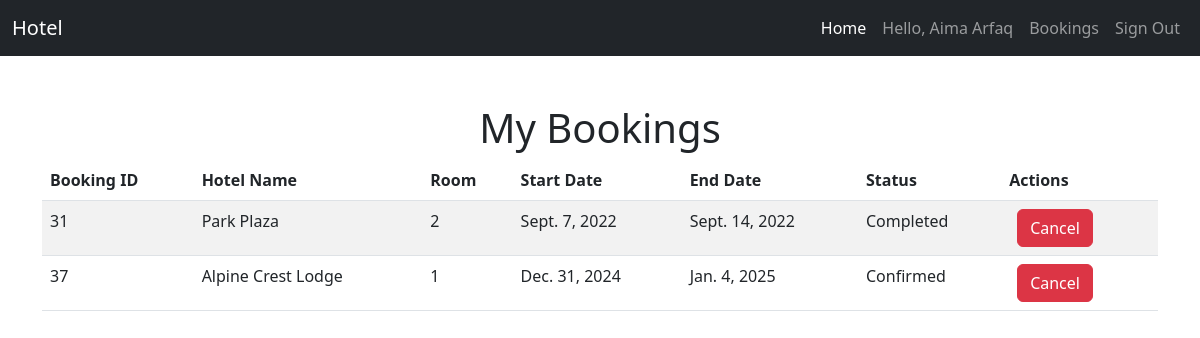
Page /my_bookings/ (signed in) on the earlier database version.
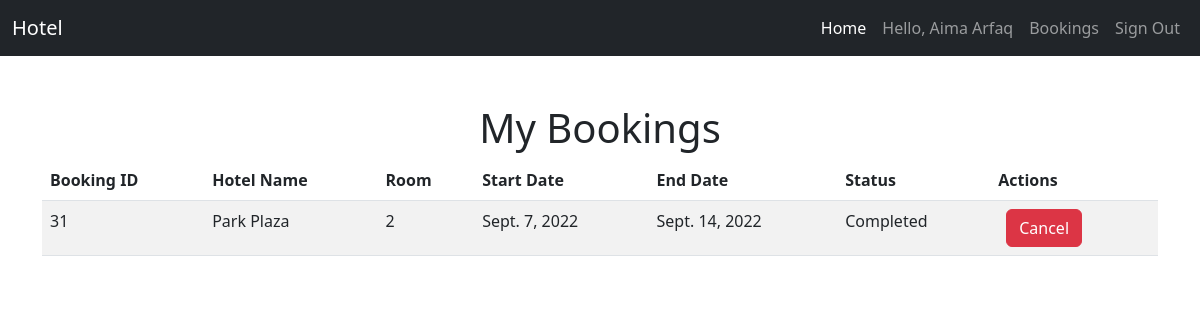
Same page on the later database version.
### home/models.py (models this page shows, shortened)
class Booking(models.Model):
    class StatusChoices(models.TextChoices):
        PENDING = 'Pending'
        CONFIRMED = 'Confirmed'
        COMPLETED = 'Completed'
        CANCELED = 'Canceled'
    """Booking Model"""
    customer = models.ForeignKey(Customer, on_delete=models.CASCADE, related_name='bookings')
    hotel = models.ForeignKey(Hotel, on_delete=models.CASCADE, related_name='bookings')
    room = models.ForeignKey(Room,on_delete=models.CASCADE , related_name='bookings')
    tax  = models.ForeignKey(Taxes,on_delete=models.CASCADE,related_name='bookings')
    status = models.CharField(max_length=100 , choices=StatusChoices.choices)
    start_date = models.DateField()
    end_date = models.DateField()

class Hotel(models.Model):
    location = models.ForeignKey('home.Location', on_delete=models.CASCADE)
    name            = models.CharField(max_length=100 , unique=True)
    stars           = models.PositiveSmallIntegerField(validators=[MinValueValidator(1),MaxValueValidator(5)])
    is_suspended    = models.BooleanField(default=False)
    is_premium      = models.BooleanField(default=False)
    room_count      = models.PositiveIntegerField(default=0)

class Room(models.Model):
    class RoomType(models.TextChoices):
        STANDARD = 'Standard'
        SUPERIOR = 'Superior'
        DELUXE = 'Deluxe'
        SUITE = 'Suite'
        FAMILY = 'Family'
    hotel = models.ForeignKey(Hotel, on_delete=models.CASCADE, related_name='rooms')
    amenities = models.ManyToManyField(Amenity, related_name='room', blank=True)  # Many-to-many relation to Amenity
    room_number = models.IntegerField(default=0)
    is_Booked = models.BooleanField(default=False)
    room_type = models.CharField(max_length=100, choices=RoomType.choices)
    price_per_night = models.DecimalField(decimal_places=2, max_digits=10 ,  validators=[MinValueValidator(Decimal('0.01'))])

### home/views.py (the view)
# urls.py: path('my_bookings/', views.my_bookings, name='my_bookings'),
def my_bookings(request):
    bookings = Booking.objects.filter(customer=request.user.customer_profile)
    return render(request, 'home/my_bookings.html', {'bookings': bookings})

### templates/home/my_bookings.html (shortened to what this page needs)
{% extends 'home/base.html' %}
{% block body %}
<main class="container mt-5">
    <h1 class="text-center ">My Bookings</h1>
    {% if bookings %}
    <table class="table table-striped sm-auto">
        <thead>
        <tr>
            <th scope="col">Booking ID</th>
            <th scope="col">Hotel Name</th>
            <th scope="col">Room</th>
            <th scope="col">Start Date</th>
            <th scope="col">End Date</th>
            <th scope="col">Status</th>
            <th scope="col">Actions</th>
        </tr>
        </thead>
        <tbody>
        {% for booking in bookings %}
        <tr>
            <td>{{ booking.id }}</td>
            <td>{{ booking.hotel.name }}</td>
            <td>{{ booking.room.room_number}}</td>
            <td>{{ booking.start_date }}</td>
            <td>{{ booking.end_date }}</td>
            <td>{{ booking.status }}</td>
            <td>
                <form action="{% url 'cancel_booking' booking.id %}" method="POST" style="display:inline-block;">
                    <button type="submit" class="btn btn-danger mx-2" {% if booking.status == 'Canceled' %}disabled{% endif %}>Cancel</button>
                </form>
            </td>
        </tr>
        {% endfor %}
        </tbody>
    </table>
    {% else %}
    <p class="text-center">You have no bookings yet.</p>
    {% endif %}
</main>
{% endblock body %}

Differences in the rows shown:
removed Booking: id "37", hotel.name "Alpine Crest Lodge", room.room_number "1", start_date "Dec. 31, 2024", end_date "Jan. 4, 2025", status "Confirmed"
